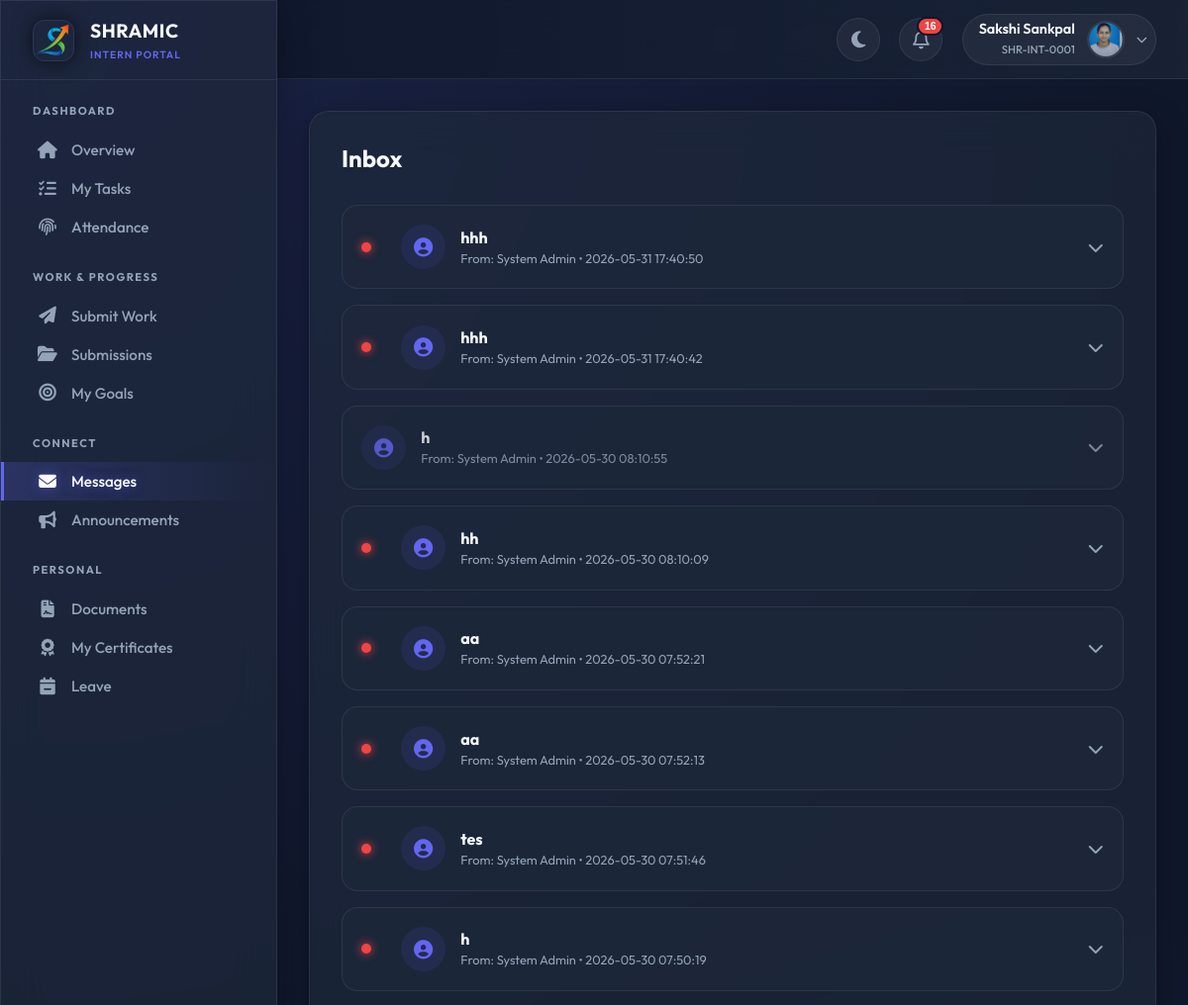
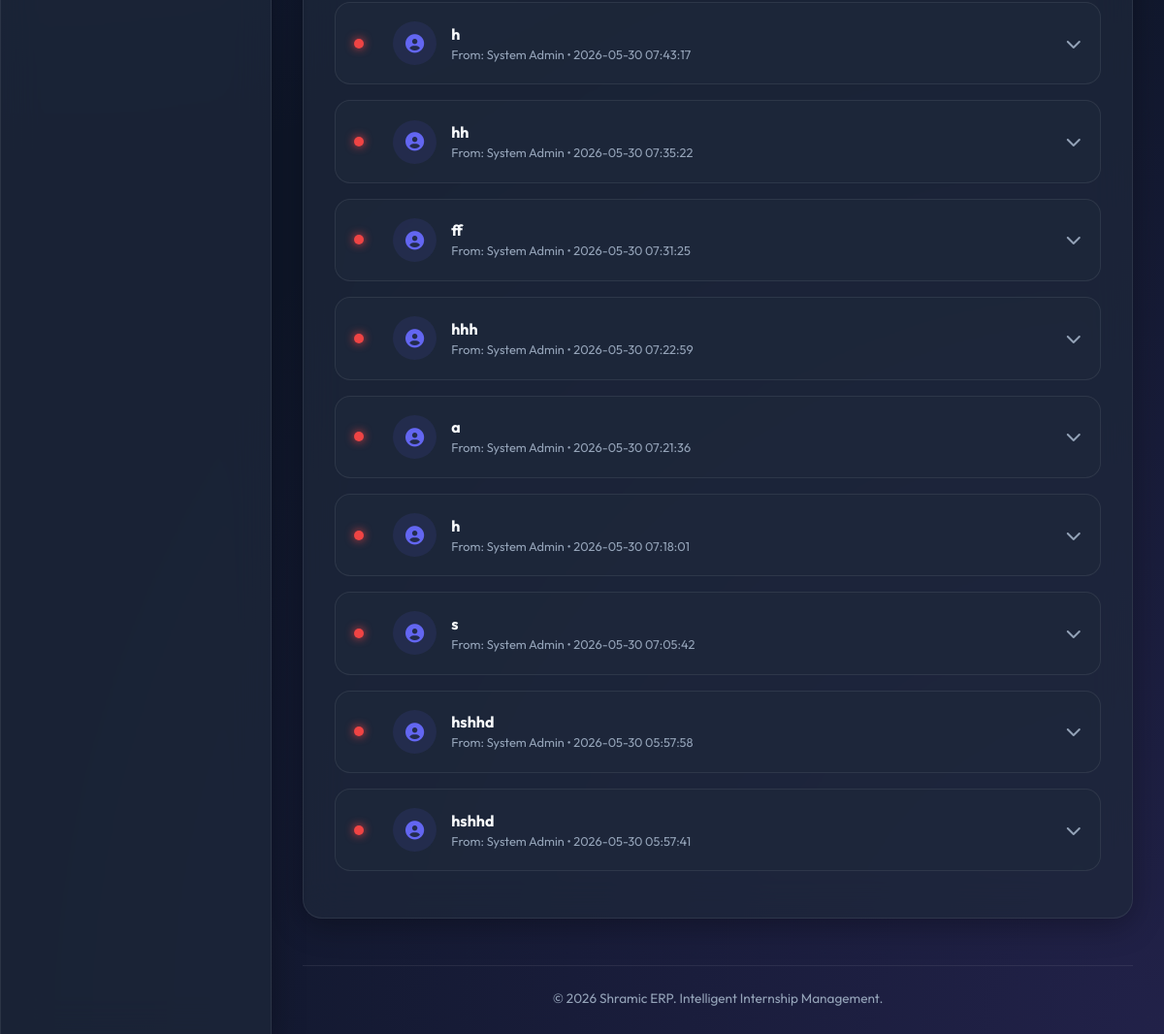
Screenshot of /intern/messages (signed in) with the database file from the repository (2 pictures, top to bottom).
### tables this page shows
CREATE TABLE users (
            id INTEGER PRIMARY KEY AUTOINCREMENT,
            intern_id TEXT UNIQUE,
            usn TEXT UNIQUE NOT NULL,
            full_name TEXT NOT NULL,
            phone TEXT NOT NULL,
            email TEXT UNIQUE NOT NULL,
            password_hash TEXT NOT NULL,
            role TEXT NOT NULL,
            photo_url TEXT,
            status TEXT DEFAULT 'PENDING',
            is_admin BOOLEAN DEFAULT 0,
            department TEXT,
            join_date DATE,
            emergency_contact TEXT,
            address TEXT,
            last_login TIMESTAMP,
            login_count INTEGER DEFAULT 0,
            created_at TIMESTAMP DEFAULT CURRENT_TIMESTAMP,
            updated_at TIMESTAMP DEFAULT CURRENT_TIMESTAMP
        );

CREATE TABLE messages (
            id INTEGER PRIMARY KEY AUTOINCREMENT,
            sender_id INTEGER,
            recipient_id INTEGER,
            recipient_role TEXT,
            subject TEXT,
            content TEXT NOT NULL,
            is_broadcast BOOLEAN DEFAULT 0,
            is_read BOOLEAN DEFAULT 0,
            parent_message_id INTEGER,
            created_at TIMESTAMP DEFAULT CURRENT_TIMESTAMP,
            FOREIGN KEY (sender_id) REFERENCES users(id),
            FOREIGN KEY (recipient_id) REFERENCES users(id),
            FOREIGN KEY (parent_message_id) REFERENCES messages(id)
        );

### app.py (the view)
@app.route('/intern/messages')
@login_required
@approved_required
def intern_messages():
    conn = get_db_connection()
    cur = conn.cursor()
    cur.execute("""
        SELECT m.*, u.full_name as sender_name
        FROM messages m
        JOIN users u ON m.sender_id = u.id
        WHERE m.recipient_id = ?
        ORDER BY m.created_at DESC
    """, (current_user.id,))
    messages = cur.fetchall()
    conn.close()
    return render_template('intern/messages.html', messages=messages)

### app.py (called while the page is built)
@app.before_request
def make_session_permanent():
    session.permanent = True
    app.permanent_session_lifetime = timedelta(days=365)

def get_db_connection():
    conn = sqlite3.connect(DATABASE, timeout=30)
    conn.execute("PRAGMA busy_timeout = 30000")
    conn.row_factory = sqlite3.Row
    return conn

def get_current_datetime():
    return datetime.now(TIMEZONE)

@login_manager.user_loader
def load_user(user_id):
    conn = get_db_connection()
    cur = conn.cursor()
    cur.execute("SELECT * FROM users WHERE id = ?", (user_id,))
    user_data = cur.fetchone()
    conn.close()
    return User(dict(user_data)) if user_data else None

def approved_required(f):
    @wraps(f)
    def decorated_function(*args, **kwargs):
        if not current_user.is_authenticated:
            return redirect(url_for('login'))
        if current_user.status != 'APPROVED' and not current_user.is_admin:
            return render_template('auth/pending.html')
        return f(*args, **kwargs)
    return decorated_function

@app.context_processor
def inject_globals():
    unread_count = 0
    if current_user.is_authenticated:
        try:
            conn = get_db_connection()
            cur = conn.cursor()
            cur.execute("""
                SELECT COUNT(*) as count
                FROM notifications
                WHERE user_id = ? AND is_read = 0
            """, (current_user.id,))
            unread_count = cur.fetchone()['count']
            conn.close()
        except:
            pass
    return {
        'now': get_current_datetime(),
        'app_name': 'Shramic ERP',
        'unread_notifications': unread_count
    }

@app.before_request
def before_request():
        pass

### templates/intern/messages.html (shortened to what this page needs)
{% extends "intern/base.html" %} {% block title %}Messages{% endblock %}  {% block content %}
<div class="glass-panel" style="padding: 2rem; border-radius: 20px">
  <h2 style="margin-bottom: 2rem; font-weight: 700">Inbox</h2>
  {% if messages %} {% for msg in messages %}
  <div
    class="msg-card {{ 'msg-read' if msg.is_read else '' }}"
    id="msg-{{ msg.id }}"
  >
    <div
      class="msg-header"
      onclick="toggleMessage({{ msg.id }}, {{ 'false' if msg.is_read else 'true' }})"
    >
      <div class="sender-info">
        {% if not msg.is_read %}
        <div class="status-dot"></div>
        {% endif %}
        <div class="sender-icon"><i class="fas fa-user-circle"></i></div>
        <div class="msg-meta">
          <h4>{{ msg.subject }}</h4>
          <span>From: {{ msg.sender_name }} &bull; {{ msg.created_at }}</span>
        </div>
      </div>
      <i class="fas fa-chevron-down" style="color: var(--text-muted)"></i>
    </div>
  </div>
  {% endfor %} {% endif %}
</div>
{% endblock %}

### templates/intern/base.html (shortened to what this page needs)
<!doctype html>
<html lang="en">
  <head>
    <link
      rel="stylesheet"
      href="https://cdnjs.cloudflare.com/ajax/libs/font-awesome/6.4.0/css/all.min.css"
    />
  </head>
  <body data-theme="dark" x-data="{ sidebarOpen: false }">
    <div class="app-container">
      <aside class="sidebar glass-panel" :class="{ 'open': sidebarOpen }">
        <div class="sidebar-header">
          <div class="logo-box">
            <img
              src="{{ url_for('static', filename='images/favicon.png') }}"
              alt="Shramic Logo"
            />
          </div>
          <div>
            <h1
              style="
                font-size: 1.2rem;
                font-weight: 700;
                letter-spacing: 0.5px;
                color: var(--text-main);
              "
            >
              SHRAMIC
            </h1>
            <span
              style="
                font-size: 0.65rem;
                color: var(--primary);
                font-weight: 600;
                letter-spacing: 1px;
                text-transform: uppercase;
              "
              >Intern Portal</span
            >
          </div>
        </div>
        <nav class="sidebar-nav custom-scrollbar">
          <div class="nav-category">Dashboard</div>
          <a
            href="{{ url_for('intern_dashboard') }}"
            class="nav-link {{ 'active' if request.endpoint == 'intern_dashboard' }}"
          >
            <i class="fas fa-home"></i> <span>Overview</span>
          </a>
          <a
            href="{{ url_for('intern_tasks') }}"
            class="nav-link {{ 'active' if request.endpoint == 'intern_tasks' }}"
          >
            <i class="fas fa-tasks"></i> <span>My Tasks</span>
          </a>
          <a
            href="{{ url_for('intern_attendance') }}"
            class="nav-link {{ 'active' if request.endpoint == 'intern_attendance' }}"
          >
            <i class="fas fa-fingerprint"></i> <span>Attendance</span>
          </a>
          <div class="nav-category">Work & Progress</div>
          <a
            href="{{ url_for('intern_submit') }}"
            class="nav-link {{ 'active' if request.endpoint == 'intern_submit' }}"
          >
            <i class="fas fa-paper-plane"></i> <span>Submit Work</span>
          </a>
          <a
            href="{{ url_for('intern_submissions') }}"
            class="nav-link {{ 'active' if request.endpoint == 'intern_submissions' }}"
          >
            <i class="fas fa-folder-open"></i> <span>Submissions</span>
          </a>
          <a
            href="{{ url_for('intern_goals') }}"
            class="nav-link {{ 'active' if request.endpoint == 'intern_goals' }}"
          >
            <i class="fas fa-bullseye"></i> <span>My Goals</span>
          </a>
          <div class="nav-category">Connect</div>
          <a
            href="{{ url_for('intern_messages') }}"
            class="nav-link {{ 'active' if request.endpoint == 'intern_messages' }}"
          >
            <i class="fas fa-envelope"></i> <span>Messages</span>
          </a>
          <a
            href="{{ url_for('intern_announcements') }}"
            class="nav-link {{ 'active' if request.endpoint == 'intern_announcements' }}"
          >
            <i class="fas fa-bullhorn"></i> <span>Announcements</span>
          </a>
          <div class="nav-category">Personal</div>
          <a
            href="{{ url_for('intern_documents') }}"
            class="nav-link {{ 'active' if request.endpoint == 'intern_documents' }}"
          >
            <i class="fas fa-file-contract"></i> <span>Documents</span>
          </a>
          <a
            href="{{ url_for('intern_certificates') }}"
            class="nav-link {{ 'active' if request.endpoint == 'intern_certificates' }}"
          >
            <i class="fas fa-award"></i> <span>My Certificates</span>
          </a>
          <a
            href="{{ url_for('intern_leave') }}"
            class="nav-link {{ 'active' if request.endpoint == 'intern_leave' }}"
          >
            <i class="fas fa-calendar-minus"></i> <span>Leave</span>
          </a>
        </nav>
      </aside>
      <main class="main-content">
        <header class="top-header">
          <div class="header-actions">
            <button class="icon-btn" id="theme-btn" title="Toggle Theme">
              <i class="fas fa-moon"></i>
            </button>
            <div class="relative-container" x-data="{ open: false }">
              <button @click="open = !open" class="icon-btn">
                <i class="far fa-bell"></i>
                {% if unread_notifications > 0 %}
                <span class="badge">{{ unread_notifications }}</span>
                {% endif %}
              </button>
            </div>
            <div class="relative-container" x-data="{ userMenuOpen: false }">
              <div class="user-pill" @click="userMenuOpen = !userMenuOpen">
                <div class="user-info">
                  <span class="user-name">{{ current_user.full_name }}</span>
                  <span class="user-role">{{ current_user.intern_id }}</span>
                </div>
                {% if current_user.photo_url %}
                <img
                  src="{{ url_for('uploaded_file', filename='profiles/' + current_user.photo_url) }}"
                  class="avatar"
                />
                {% else %}
                <img
                  src="https://ui-avatars.com/api/?name={{ current_user.full_name }}&background=6366f1&color=fff"
                  class="avatar"
                />
                {% endif %}
                <i
                  class="fas fa-chevron-down"
                  style="font-size: 0.7rem; color: var(--text-muted)"
                ></i>
              </div>
            </div>
          </div>
        </header>
        <div class="content-body">
           {% block content %}{% endblock %}
          <footer
            style="
              margin-top: 3rem;
              border-top: 1px solid var(--glass-border);
              padding-top: 1.5rem;
              text-align: center;
              color: var(--text-muted);
              font-size: 0.85rem;
            "
          >
            &copy; {{ now.year }} Shramic ERP. Intelligent Internship
            Management.
          </footer>
        </div>
      </main>
    </div>
  </body>
</html>

### templates/intern/messages.html (style rules this page uses)
.msg-card { background: var(--glass-surface); border: 1px solid var(--glass-border); border-radius: 16px; margin-bottom: 1rem; transition: all 0.3s ease; overflow: hidden; }
.msg-header { padding: 1.2rem; display: flex; align-items: center; justify-content: space-between; cursor: pointer; }
.sender-info { display: flex; align-items: center; gap: 15px; }
.sender-icon { width: 45px; height: 45px; border-radius: 50%; background: rgba(99, 102, 241, 0.1); color: var(--primary); display: flex; align-items: center; justify-content: center; font-size: 1.2rem; }
.msg-meta h4 { margin: 0; font-size: 1rem; color: var(--text-main); }
.msg-meta span { font-size: 0.8rem; color: var(--text-muted); }
.status-dot { width: 10px; height: 10px; border-radius: 50%; background: var(--danger); box-shadow: 0 0 10px var(--danger); margin-right: 15px; }
.msg-read .msg-header { opacity: 0.8; }

### rows the page displays
users: full_name "Sakshi Sankpal", intern_id "SHR-INT-0001", photo_url (picture)
messages: is_read False (drawn), subject "hhh", sender_name "System Admin", created_at "2026-05-31 17:40:50"
messages: is_read False (drawn), subject "hhh", sender_name "System Admin", created_at "2026-05-31 17:40:42"
messages: subject "h", sender_name "System Admin", created_at "2026-05-30 08:10:55"
messages: is_read False (drawn), subject "hh", sender_name "System Admin", created_at "2026-05-30 08:10:09"
messages: is_read False (drawn), subject "aa", sender_name "System Admin", created_at "2026-05-30 07:52:21"
messages: is_read False (drawn), subject "aa", sender_name "System Admin", created_at "2026-05-30 07:52:13"
messages: is_read False (drawn), subject "tes", sender_name "System Admin", created_at "2026-05-30 07:51:46"
messages: is_read False (drawn), subject "h", sender_name "System Admin", created_at "2026-05-30 07:50:19"
messages: is_read False (drawn), subject "h", sender_name "System Admin", created_at "2026-05-30 07:43:17"
messages: is_read False (drawn), subject "hh", sender_name "System Admin", created_at "2026-05-30 07:35:22"
messages: is_read False (drawn), subject "ff", sender_name "System Admin", created_at "2026-05-30 07:31:25"
messages: is_read False (drawn), subject "hhh", sender_name "System Admin", created_at "2026-05-30 07:22:59"
messages: is_read False (drawn), subject "a", sender_name "System Admin", created_at "2026-05-30 07:21:36"
messages: is_read False (drawn), subject "h", sender_name "System Admin", created_at "2026-05-30 07:18:01"
messages: is_read False (drawn), subject "s", sender_name "System Admin", created_at "2026-05-30 07:05:42"
messages: is_read False (drawn), subject "hshhd", sender_name "System Admin", created_at "2026-05-30 05:57:58"
messages: is_read False (drawn), subject "hshhd", sender_name "System Admin", created_at "2026-05-30 05:57:41"

### other values shown
{{ unread_notifications }} "16"
{{ now.year }} "2026"
